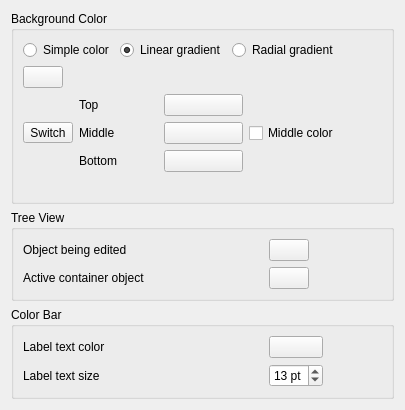
<?xml version="1.0" encoding="UTF-8"?>
<ui version="4.0">
 <class>Gui::Dialog::DlgSettingsViewColor</class>
 <widget class="QWidget" name="Gui::Dialog::DlgSettingsViewColor">
  <property name="geometry">
   <rect>
    <x>0</x>
    <y>0</y>
    <width>405</width>
    <height>400</height>
   </rect>
  </property>
  <property name="windowTitle">
   <string>Colors</string>
  </property>
  <layout class="QVBoxLayout" name="verticalLayout">
   <item>
    <widget class="QGroupBox" name="groupBoxColor">
     <property name="toolTip">
      <string>Background color for the model view</string>
     </property>
     <property name="title">
      <string>Background Color</string>
     </property>
     <layout class="QGridLayout">
      <property name="leftMargin">
       <number>9</number>
      </property>
      <property name="topMargin">
       <number>9</number>
      </property>
      <property name="rightMargin">
       <number>9</number>
      </property>
      <property name="bottomMargin">
       <number>9</number>
      </property>
      <property name="spacing">
       <number>6</number>
      </property>
      <item row="2" column="1">
       <spacer name="spacer">
        <property name="orientation">
         <enum>Qt::Horizontal</enum>
        </property>
        <property name="sizeHint" stdset="0">
         <size>
          <width>40</width>
          <height>20</height>
         </size>
        </property>
       </spacer>
      </item>
      <item row="0" column="0">
       <layout class="QVBoxLayout" name="verticalLayout_3">
        <item>
         <layout class="QHBoxLayout" name="horizontalLayout_2">
          <item>
           <widget class="Gui::PrefRadioButton" name="radioButtonSimple">
            <property name="toolTip">
             <string>Background will have the selected color</string>
            </property>
            <property name="text">
             <string>Simple color</string>
            </property>
            <property name="prefEntry" stdset="0">
             <cstring>Simple</cstring>
            </property>
            <property name="prefPath" stdset="0">
             <cstring>View</cstring>
            </property>
           </widget>
          </item>
          <item>
           <widget class="Gui::PrefRadioButton" name="radioButtonGradient">
            <property name="toolTip">
             <string>Background will have the selected color gradient</string>
            </property>
            <property name="text">
             <string>Linear gradient</string>
            </property>
            <property name="checked">
             <bool>true</bool>
            </property>
            <property name="prefEntry" stdset="0">
             <cstring>Gradient</cstring>
            </property>
            <property name="prefPath" stdset="0">
             <cstring>View</cstring>
            </property>
           </widget>
          </item>
          <item>
           <widget class="Gui::PrefRadioButton" name="rbRadialGradient">
            <property name="toolTip">
             <string>Background will have the selected color gradient</string>
            </property>
            <property name="text">
             <string>Radial gradient</string>
            </property>
            <property name="checked">
             <bool>false</bool>
            </property>
            <property name="prefEntry" stdset="0">
             <cstring>RadialGradient</cstring>
            </property>
            <property name="prefPath" stdset="0">
             <cstring>View</cstring>
            </property>
           </widget>
          </item>
         </layout>
        </item>
        <item>
         <widget class="Gui::PreauracadolorButton" name="SelectionColor_Background">
          <property name="sizePolicy">
           <sizepolicy hsizetype="Maximum" vsizetype="Fixed">
            <horstretch>0</horstretch>
            <verstretch>0</verstretch>
           </sizepolicy>
          </property>
          <property name="toolTip">
           <string>Background will have the selected color</string>
          </property>
          <property name="text">
           <string/>
          </property>
          <property name="color" stdset="0">
           <color>
            <red>20</red>
            <green>20</green>
            <blue>163</blue>
           </color>
          </property>
          <property name="prefEntry" stdset="0">
           <cstring>BackgroundColor</cstring>
          </property>
          <property name="prefPath" stdset="0">
           <cstring>View</cstring>
          </property>
         </widget>
        </item>
        <item>
         <layout class="QGridLayout" name="_4">
          <property name="leftMargin">
           <number>0</number>
          </property>
          <property name="topMargin">
           <number>0</number>
          </property>
          <property name="rightMargin">
           <number>0</number>
          </property>
          <property name="bottomMargin">
           <number>0</number>
          </property>
          <property name="spacing">
           <number>6</number>
          </property>
          <item row="1" column="0">
           <widget class="QToolButton" name="SwitchGradientColors">
            <property name="toolTip">
             <string>Switches the colors of the gradient</string>
            </property>
            <property name="text">
             <string>Switch</string>
            </property>
            <property name="icon">
             <iconset>
              <normaloff>:/icons/button_sort.svg</normaloff>:/icons/button_sort.svg</iconset>
            </property>
           </widget>
          </item>
          <item row="0" column="1">
           <widget class="QLabel" name="color1Label">
            <property name="text">
             <string>Top</string>
            </property>
           </widget>
          </item>
          <item row="0" column="2">
           <widget class="Gui::PreauracadolorButton" name="backgroundColorFrom">
            <property name="text">
             <string/>
            </property>
            <property name="color" stdset="0">
             <color>
              <red>51</red>
              <green>51</green>
              <blue>101</blue>
             </color>
            </property>
            <property name="prefEntry" stdset="0">
             <cstring>BackgroundColor2</cstring>
            </property>
            <property name="prefPath" stdset="0">
             <cstring>View</cstring>
            </property>
           </widget>
          </item>
          <item row="1" column="1">
           <widget class="QLabel" name="color2Label">
            <property name="text">
             <string>Middle</string>
            </property>
           </widget>
          </item>
          <item row="1" column="2">
           <widget class="Gui::PreauracadolorButton" name="backgroundColorMid">
            <property name="text">
             <string/>
            </property>
            <property name="color" stdset="0">
             <color>
              <red>111</red>
              <green>111</green>
              <blue>147</blue>
             </color>
            </property>
            <property name="prefEntry" stdset="0">
             <cstring>BackgroundColor4</cstring>
            </property>
            <property name="prefPath" stdset="0">
             <cstring>View</cstring>
            </property>
           </widget>
          </item>
          <item row="1" column="3">
           <widget class="Gui::PreauracadheckBox" name="checkMidColor">
            <property name="toolTip">
             <string>Color gradient will get the selected color as middle color</string>
            </property>
            <property name="text">
             <string>Middle color</string>
            </property>
            <property name="prefEntry" stdset="0">
             <cstring>UseBackgroundColorMid</cstring>
            </property>
            <property name="prefPath" stdset="0">
             <cstring>View</cstring>
            </property>
           </widget>
          </item>
          <item row="2" column="1">
           <widget class="QLabel" name="color3Label">
            <property name="text">
             <string>Bottom</string>
            </property>
           </widget>
          </item>
          <item row="2" column="2">
           <widget class="Gui::PreauracadolorButton" name="backgroundColorTo">
            <property name="text">
             <string/>
            </property>
            <property name="color" stdset="0">
             <color>
              <red>151</red>
              <green>151</green>
              <blue>170</blue>
             </color>
            </property>
            <property name="prefEntry" stdset="0">
             <cstring>BackgroundColor3</cstring>
            </property>
            <property name="prefPath" stdset="0">
             <cstring>View</cstring>
            </property>
           </widget>
          </item>
         </layout>
        </item>
       </layout>
      </item>
     </layout>
    </widget>
   </item>
   <item>
    <widget class="QGroupBox" name="groupBoxTree">
     <property name="title">
      <string>Tree View</string>
     </property>
     <layout class="QGridLayout">
      <property name="leftMargin">
       <number>9</number>
      </property>
      <property name="topMargin">
       <number>9</number>
      </property>
      <property name="rightMargin">
       <number>9</number>
      </property>
      <property name="bottomMargin">
       <number>9</number>
      </property>
      <property name="spacing">
       <number>6</number>
      </property>
      <item row="0" column="0">
       <layout class="QGridLayout">
        <property name="leftMargin">
         <number>0</number>
        </property>
        <property name="topMargin">
         <number>0</number>
        </property>
        <property name="rightMargin">
         <number>0</number>
        </property>
        <property name="bottomMargin">
         <number>0</number>
        </property>
        <property name="spacing">
         <number>6</number>
        </property>
        <item row="0" column="0">
         <widget class="QLabel" name="label_2">
          <property name="minimumSize">
           <size>
            <width>240</width>
            <height>0</height>
           </size>
          </property>
          <property name="toolTip">
           <string/>
          </property>
          <property name="text">
           <string>Object being edited</string>
          </property>
         </widget>
        </item>
        <item row="0" column="1">
         <widget class="Gui::PreauracadolorButton" name="TreeEditColor">
          <property name="sizePolicy">
           <sizepolicy hsizetype="MinimumExpanding" vsizetype="Fixed">
            <horstretch>0</horstretch>
            <verstretch>0</verstretch>
           </sizepolicy>
          </property>
          <property name="toolTip">
           <string>Background color for objects in the tree view that are currently edited</string>
          </property>
          <property name="color" stdset="0">
           <color>
            <red>94</red>
            <green>170</green>
            <blue>35</blue>
           </color>
          </property>
          <property name="prefEntry" stdset="0">
           <cstring>TreeEditColor</cstring>
          </property>
          <property name="prefPath" stdset="0">
           <cstring>TreeView</cstring>
          </property>
         </widget>
        </item>
        <item row="1" column="0">
         <widget class="QLabel" name="label_3">
          <property name="text">
           <string>Active container object</string>
          </property>
         </widget>
        </item>
        <item row="1" column="1">
         <widget class="Gui::PreauracadolorButton" name="TreeActiveColor">
          <property name="sizePolicy">
           <sizepolicy hsizetype="MinimumExpanding" vsizetype="Fixed">
            <horstretch>0</horstretch>
            <verstretch>0</verstretch>
           </sizepolicy>
          </property>
          <property name="toolTip">
           <string>Background color for active containers (e.g. part or body) in the tree view</string>
          </property>
          <property name="color" stdset="0">rgb(60, 145, 252)
           <color>
            <red>60</red>
            <green>145</green>
            <blue>252</blue>
           </color>
          </property>
          <property name="prefEntry" stdset="0">
           <cstring>TreeActiveColor</cstring>
          </property>
          <property name="prefPath" stdset="0">
           <cstring>TreeView</cstring>
          </property>
         </widget>
        </item>
       </layout>
      </item>
      <item row="0" column="1">
       <spacer name="spacer_5">
        <property name="orientation">
         <enum>Qt::Horizontal</enum>
        </property>
        <property name="sizeHint" stdset="0">
         <size>
          <width>183</width>
          <height>23</height>
         </size>
        </property>
       </spacer>
      </item>
     </layout>
    </widget>
   </item>
   <item>
    <widget class="QGroupBox" name="groupColorBar">
     <property name="title">
      <string>Color Bar</string>
     </property>
     <layout class="QGridLayout">
      <property name="leftMargin">
       <number>9</number>
      </property>
      <property name="topMargin">
       <number>9</number>
      </property>
      <property name="rightMargin">
       <number>9</number>
      </property>
      <property name="bottomMargin">
       <number>9</number>
      </property>
      <property name="spacing">
       <number>6</number>
      </property>
      <item row="0" column="0">
       <layout class="QGridLayout">
        <property name="leftMargin">
         <number>0</number>
        </property>
        <property name="topMargin">
         <number>0</number>
        </property>
        <property name="rightMargin">
         <number>0</number>
        </property>
        <property name="bottomMargin">
         <number>0</number>
        </property>
        <property name="spacing">
         <number>6</number>
        </property>
        <item row="0" column="0">
         <widget class="QLabel" name="label_CbLabelColor">
          <property name="minimumSize">
           <size>
            <width>240</width>
            <height>0</height>
           </size>
          </property>
          <property name="toolTip">
           <string/>
          </property>
          <property name="text">
           <string>Label text color</string>
          </property>
         </widget>
        </item>
        <item row="0" column="1">
         <widget class="Gui::PreauracadolorButton" name="CbLabelColor">
          <property name="enabled">
           <bool>true</bool>
          </property>
          <property name="sizePolicy">
           <sizepolicy hsizetype="MinimumExpanding" vsizetype="Fixed">
            <horstretch>0</horstretch>
            <verstretch>0</verstretch>
           </sizepolicy>
          </property>
          <property name="toolTip">
           <string>Color bar label text color (e.g. in Mesh and FEM)</string>
          </property>
          <property name="color" stdset="0">
           <color>
            <red>255</red>
            <green>255</green>
            <blue>255</blue>
           </color>
          </property>
          <property name="prefEntry" stdset="0">
           <cstring>CbLabelColor</cstring>
          </property>
          <property name="prefPath" stdset="0">
           <cstring>View</cstring>
          </property>
         </widget>
        </item>
        <item row="1" column="0">
         <widget class="QLabel" name="label_CbLabelTextSize">
          <property name="text">
           <string>Label text size</string>
          </property>
         </widget>
        </item>
        <item row="1" column="1">
         <widget class="Gui::PrefSpinBox" name="CbLabelTextSize">
          <property name="toolTip">
           <string>Color bar label text size (e.g. in Mesh and FEM)</string>
          </property>
          <property name="alignment">
           <set>Qt::AlignLeading|Qt::AlignLeft|Qt::AlignVCenter</set>
          </property>
          <property name="suffix">
           <string> pt</string>
          </property>
          <property name="minimum">
           <number>4</number>
          </property>
          <property name="maximum">
           <number>36</number>
          </property>
          <property name="value">
           <number>13</number>
          </property>
          <property name="prefEntry" stdset="0">
           <cstring>CbLabelTextSize</cstring>
          </property>
          <property name="prefPath" stdset="0">
           <cstring>View</cstring>
          </property>
         </widget>
        </item>
       </layout>
      </item>
      <item row="0" column="1">
       <spacer name="spacer_6">
        <property name="orientation">
         <enum>Qt::Horizontal</enum>
        </property>
        <property name="sizeHint" stdset="0">
         <size>
          <width>20</width>
          <height>20</height>
         </size>
        </property>
       </spacer>
      </item>
     </layout>
    </widget>
   </item>
   <item>
    <spacer name="spacer_7">
     <property name="orientation">
      <enum>Qt::Vertical</enum>
     </property>
     <property name="sizeHint" stdset="0">
      <size>
       <width>20</width>
       <height>20</height>
      </size>
     </property>
    </spacer>
   </item>
  </layout>
 </widget>
 <customwidgets>
  <customwidget>
   <class>Gui::ColorButton</class>
   <extends>QPushButton</extends>
   <header>Gui/Widgets.h</header>
  </customwidget>
  <customwidget>
   <class>Gui::PreauracadolorButton</class>
   <extends>Gui::ColorButton</extends>
   <header>Gui/PrefWidgets.h</header>
  </customwidget>
  <customwidget>
   <class>Gui::PrefRadioButton</class>
   <extends>QRadioButton</extends>
   <header>Gui/PrefWidgets.h</header>
  </customwidget>
  <customwidget>
   <class>Gui::PreauracadheckBox</class>
   <extends>QCheckBox</extends>
   <header>Gui/PrefWidgets.h</header>
  </customwidget>
  <customwidget>
   <class>Gui::PrefSpinBox</class>
   <extends>QSpinBox</extends>
   <header>Gui/PrefWidgets.h</header>
  </customwidget>
 </customwidgets>
 <tabstops>
  <tabstop>SelectionColor_Background</tabstop>
  <tabstop>backgroundColorFrom</tabstop>
  <tabstop>backgroundColorTo</tabstop>
  <tabstop>checkMidColor</tabstop>
  <tabstop>backgroundColorMid</tabstop>
 </tabstops>
 <resources/>
 <connections/>
</ui>
